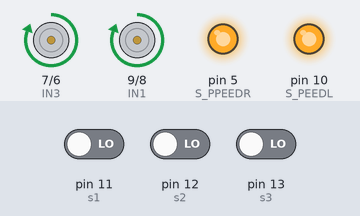
This sketch was run on a simulated Arduino Uno, built with avr-gcc and run on an emulated ATmega328P. Parts: motor-driver pin pairs drawn as motors (green arrow = first pin HIGH = forward, orange = second pin HIGH = backward, longer = more drive), output pins drawn as LEDs (lit = HIGH). The test bench sets the inputs (shaded band); at power-on: pin 11 (s1) LOW, pin 12 (s2) LOW, pin 13 (s3) LOW.

Above: at 1.2 s.
1.3 s: pin 11 (s1) driven HIGH and pin 12 (s2) driven HIGH
At 2.5 s:
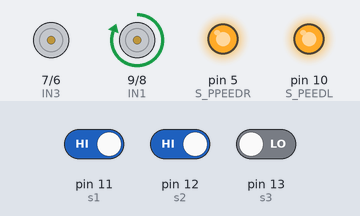
2.8 s: pin 13 (s3) driven HIGH
At 3.6 s:
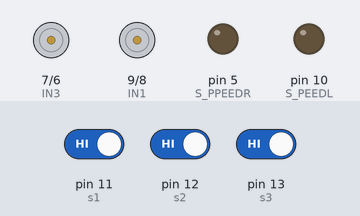
4.3 s: pin 11 (s1) driven LOW
At 4.8 s:
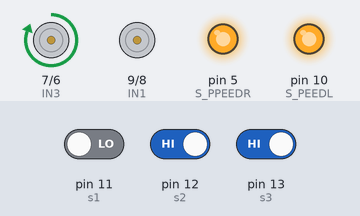
5.8 s: pin 11 (s1) driven HIGH
At 7.0 s:
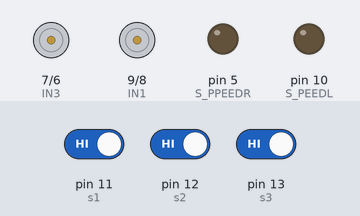
7.3 s: pin 13 (s3) driven LOW
At 8.3 s:
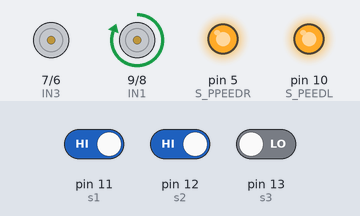
Timing chart, 0 to 9.8 s (numbered marks = the images above; inputs shaded):
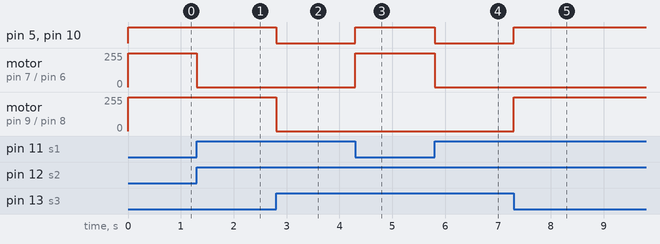

Measured:
- after the input at 1.3 s, motor on pin 7 (IN3) / pin 6 (IN4): forward 255/255 → stopped at once
- after the input at 2.8 s, pin 5 (S_PPEEDR), pin 10 (S_PEEDL): HIGH → LOW at once; motor on pin 9 (IN1) / pin 8 (IN2): forward 255/255 → stopped at once
- after the input at 4.3 s, pin 5 (S_PPEEDR), pin 10 (S_PEEDL): LOW → HIGH at once; motor on pin 7 (IN3) / pin 6 (IN4): stopped → forward 255/255 at once
- after the input at 5.8 s, pin 5 (S_PPEEDR), pin 10 (S_PEEDL): HIGH → LOW at once; motor on pin 7 (IN3) / pin 6 (IN4): forward 255/255 → stopped at once
- after the input at 7.3 s, pin 5 (S_PPEEDR), pin 10 (S_PEEDL): LOW → HIGH at once; motor on pin 9 (IN1) / pin 8 (IN2): stopped → forward 255/255 at once

The sketch:

MOBILE_APLICATION_copy_20240812213049.ino
```cpp
#define S_PEEDL 10
#define S_PPEEDR 5
#define IN1 9
#define IN2 8
#define IN3 7
#define IN4 6
#define s1 11
#define s2 12
#define s3 13

int sl, sm, sr;

void setup() {
  pinMode(IN1, OUTPUT);
  pinMode(IN2, OUTPUT);
  pinMode(IN3, OUTPUT);
  pinMode(IN4, OUTPUT);
  pinMode(s1, INPUT);
  pinMode(s2, INPUT);
  pinMode(s3, INPUT);
}

void forward() {
  digitalWrite(IN1, HIGH);
  digitalWrite(IN2, LOW);
  digitalWrite(IN3, HIGH);
  digitalWrite(IN4, LOW);
  analogWrite(S_PEEDL, 255);
  analogWrite(S_PPEEDR, 255);
}

void backward() {
  digitalWrite(IN1, LOW);
  digitalWrite(IN2, HIGH);
  digitalWrite(IN3, LOW);
  digitalWrite(IN4, HIGH);
  analogWrite(S_PEEDL, 255);
  analogWrite(S_PPEEDR, 255);
}

void left() {
  digitalWrite(IN1, HIGH);
  digitalWrite(IN2, LOW);
  digitalWrite(IN3, LOW);
  digitalWrite(IN4, LOW);
  analogWrite(S_PEEDL, 255);
  analogWrite(S_PPEEDR, 255);
}

void right() {
  digitalWrite(IN1, LOW);
  digitalWrite(IN2, LOW);
  digitalWrite(IN3, HIGH);
  digitalWrite(IN4, LOW);
  analogWrite(S_PEEDL, 255);
  analogWrite(S_PPEEDR, 255);
}

void stopp() {
  digitalWrite(IN1, LOW);
  digitalWrite(IN2, LOW);
  digitalWrite(IN3, LOW);
  digitalWrite(IN4, LOW);
  analogWrite(S_PEEDL, 0);
  analogWrite(S_PPEEDR, 0);
}

void loop() {
  sl = digitalRead(s1);
  sm = digitalRead(s2);
  sr = digitalRead(s3);

  if (sl == 1 && sm == 1 && sr == 1) {
    stopp();
  } else if (sl == 0 && sm == 1 && sr == 1) {
    right();
  } else if (sl == 1 && sm == 1 && sr == 0) {
    left();
  } else if (sl == 0 && sm == 0 && sr == 0) {
    forward();
  }
}
```
